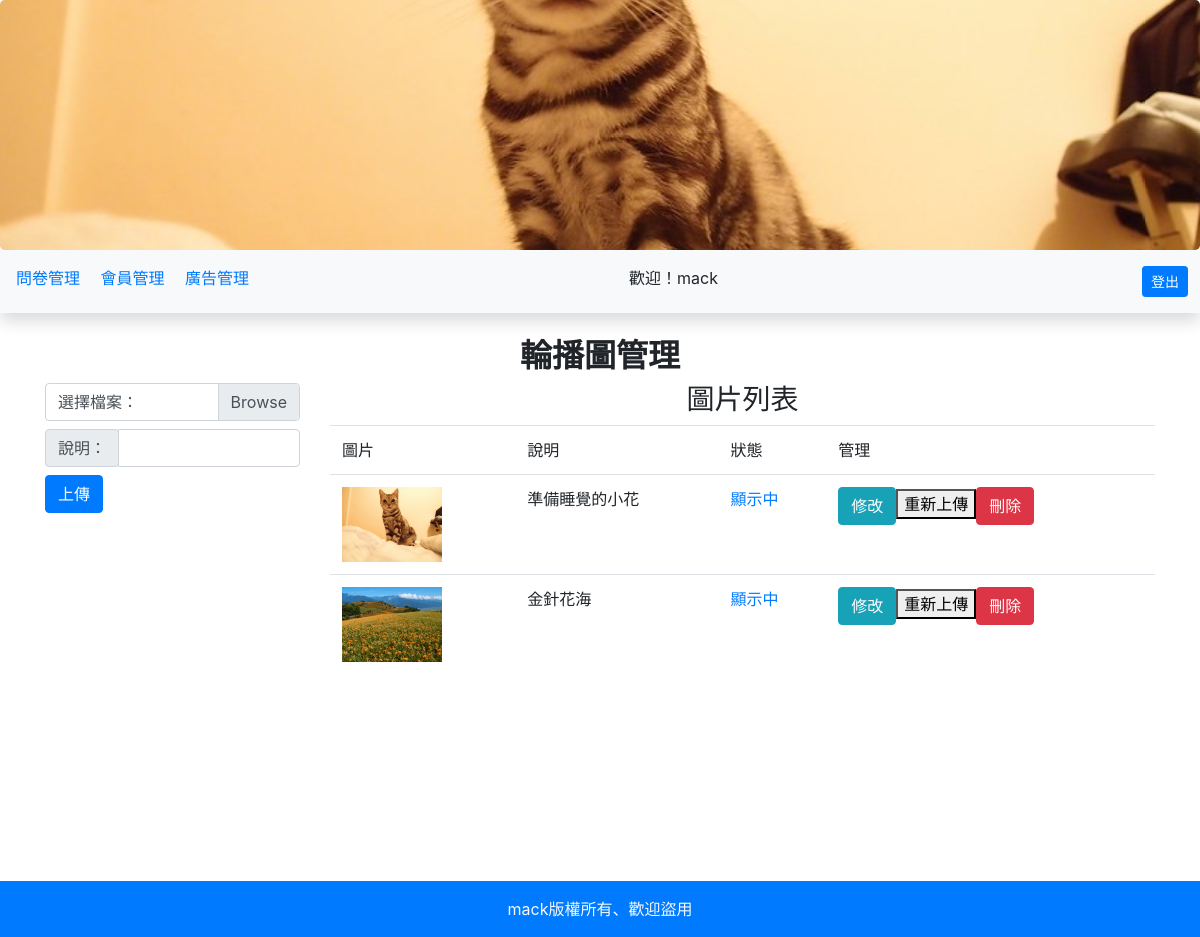
Screenshot of /backend/index.php?do=ad (signed in) with the database file from the repository.
### tables this page shows
CREATE TABLE `ad` (
  `id` int(11) UNSIGNED NOT NULL,
  `name` varchar(64) NOT NULL,
  `sh` tinyint(1) UNSIGNED NOT NULL,
  `intro` varchar(64) DEFAULT NULL
);

### api/db.php (called while the page is built, shortened)
<?php
$dsn = "mysql:host=localhost;charset=utf8;dbname=mypolling";
$pdo = new PDO($dsn, 'root', '');
function all($table, ...$arg)
{
    global $pdo;
    $sql = "SELECT * FROM `$table` ";
    if (isset($arg[0])) {
        if (is_array($arg[0])) {
            foreach ($arg[0] as $key => $value) {
                $tmp[] = "`$key`='$value'";
            }
            $sql = $sql . "where " . implode(" AND ", $tmp);
        } else {
            $sql = $sql . $arg[0];
        }
    }
    $rows = $pdo->query($sql)->fetchAll(PDO::FETCH_ASSOC);
    return $rows;
}

### backend/index.php (the view, shortened to what this page needs)
<?php include_once "../api/db.php";
?>
<!DOCTYPE html>
<html lang="en">
<head>
    <link rel="stylesheet" href="https://stackpath.bootstrapcdn.com/bootstrap/4.1.1/css/bootstrap.min.css">
</head>
<body>
<div class="jumbotron p-0 mb-0"  style="overflow:hidden;height:250px">
<a href="index.php">
<div id="carouselExampleSlidesOnly" class="carousel slide  position-relative" data-ride="carousel">
  <div class="carousel-inner position-absolute" style="top:-250px">
  <?php
    $images=all('ad',['sh'=>1]);
    foreach($images as $key => $image){
      if($key==0){
        echo "<div class='carousel-item active'>";
      }else{
        echo "<div class='carousel-item'>";
      }
      echo "  <img class='d-block w-100' src='../image/{$image['name']}' alt='{$image['intro']}'>";
      echo "</div>";
    }
  ?>
  </div>
</div>
</a>
</div>
<nav class='bg-light shadow py-3 px-2 d-flex justify-content-between mb-4'>
<div>
  <a class='px-2' href="?do=show_vote_list">問卷管理</a>
  <a class='px-2' href="?do=member">會員管理</a>
  <a class='px-2' href="?do=ad">廣告管理</a>
</div>
<?php
if(isset($_SESSION['user'])){
  echo "<span class='pr-5'>歡迎！{$_SESSION['user']}</span>";
?>
<div>
  <a class="btn btn-sm btn-primary mx-1" href="../logout.php">登出</a>
</div>
<?php
}
?>
</nav>
<div class="container">
<?php
$do=(isset($_GET['do']))?$_GET['do']:'manage_vote';
$file=$do.".php";
if(file_exists($file)){
    include $file;
}else{
    include "manage_vote.php";
}
?>
</div>
<div class="p-3 text-center text-light bg-primary ">mack版權所有、歡迎盜用</div>
</body>
</html>

### backend/ad.php (shortened to what this page needs)
<h2 class="text-center font-weight-bold">輪播圖管理</h2>
<div class="row">
<div class="col-md-3">
<form action="../api/upload_ad.php" method="post" enctype="multipart/form-data">
    <div class='custom-file mx-auto d-block mb-2'>
        <label for="upload" class='custom-file-label'>選擇檔案：</label>
    </div>
    <div class="mx-auto text-center mt-2 input-group mb-2">
        <label class='input-group-prepend input-group-text' for='intro'>說明：</label>
        <input class='form-control' type="text" name="intro" id="intro">
    </div>
    <div class="mx-auto mb-2">
        <input type="submit" value="上傳" class="btn btn-primary">
    </div>
</form>
</div>
<div class="col-md-9">
<h3 class="text-center">圖片列表</h3>
<table class="table">
    <tr>
        <td>圖片</td>
        <td>說明</td>
        <td>狀態</td>
        <td>管理</td>
    </tr>
<?php
$rows=all('ad');
foreach($rows as $row){
echo "<tr>";
echo "<td>";
echo "<img src='../image/{$row['name']}' style='width:100px;height:75px'>";
echo "</td>";
echo "<td>{$row['intro']}</td>";
echo "<td>";
echo "<a href='../api/change_status.php?id={$row['id']}'>";
echo ($row['sh']==1)?"顯示中":"未上架";
echo "</a>";
echo "</td>";
echo "<td>";
echo "<a class='btn btn-info' href='?do=edit_ad&id={$row['id']}'>修改</a>";
echo "<button>重新上傳</button>";
echo "<a class='btn btn-danger' href='../api/del_ad.php?id={$row['id']}'>刪除</a>";
 echo "</tr>";
}
?>
</table>
</div>
</div>

### backend/index.php (style rules this page uses)
.container { min-height: 544px; }

### rows the page displays
ad: name (picture), intro "準備睡覺的小花", sh "顯示中"
ad: name (picture), intro "金針花海", sh "顯示中"

### other values shown
$_SESSION['user'] "mack"
